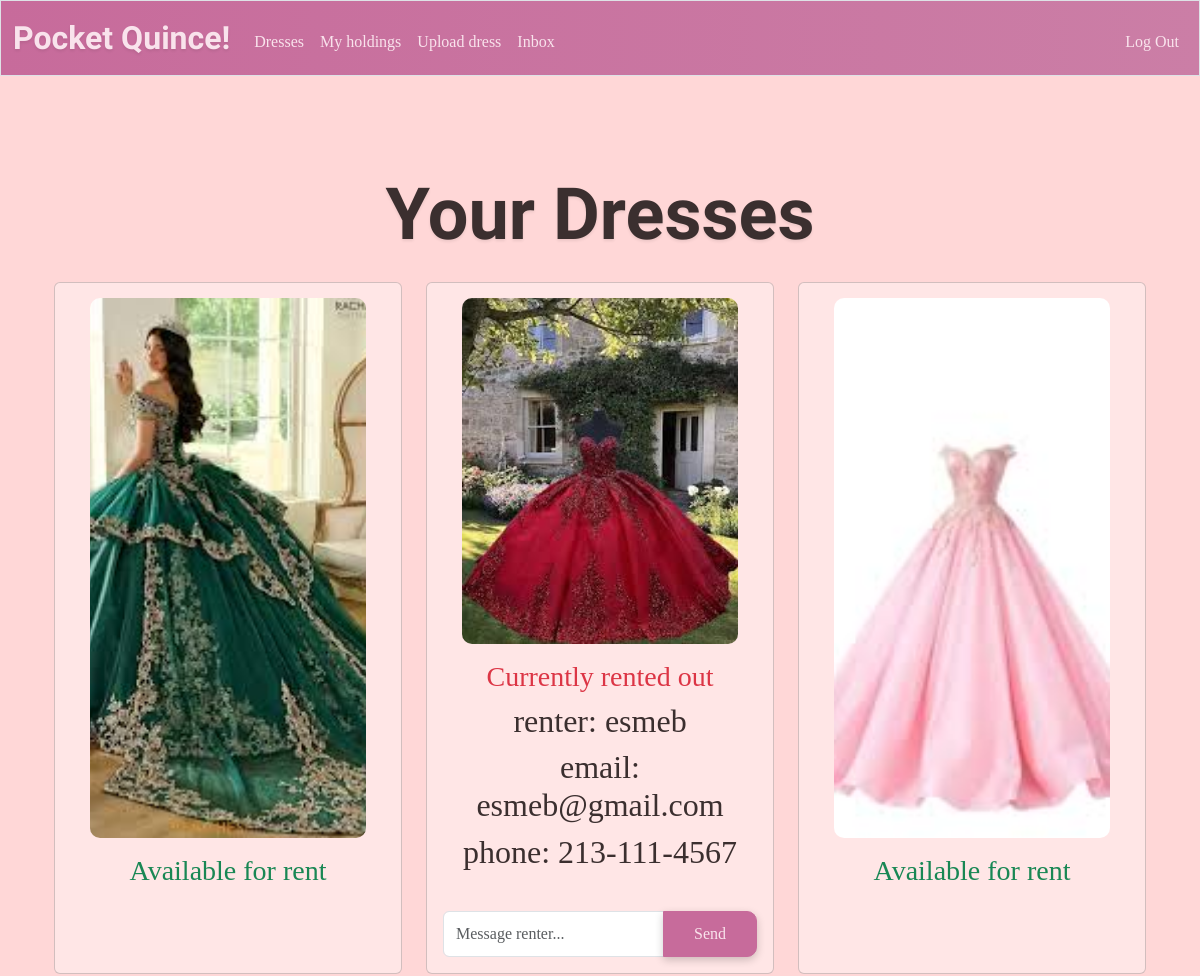
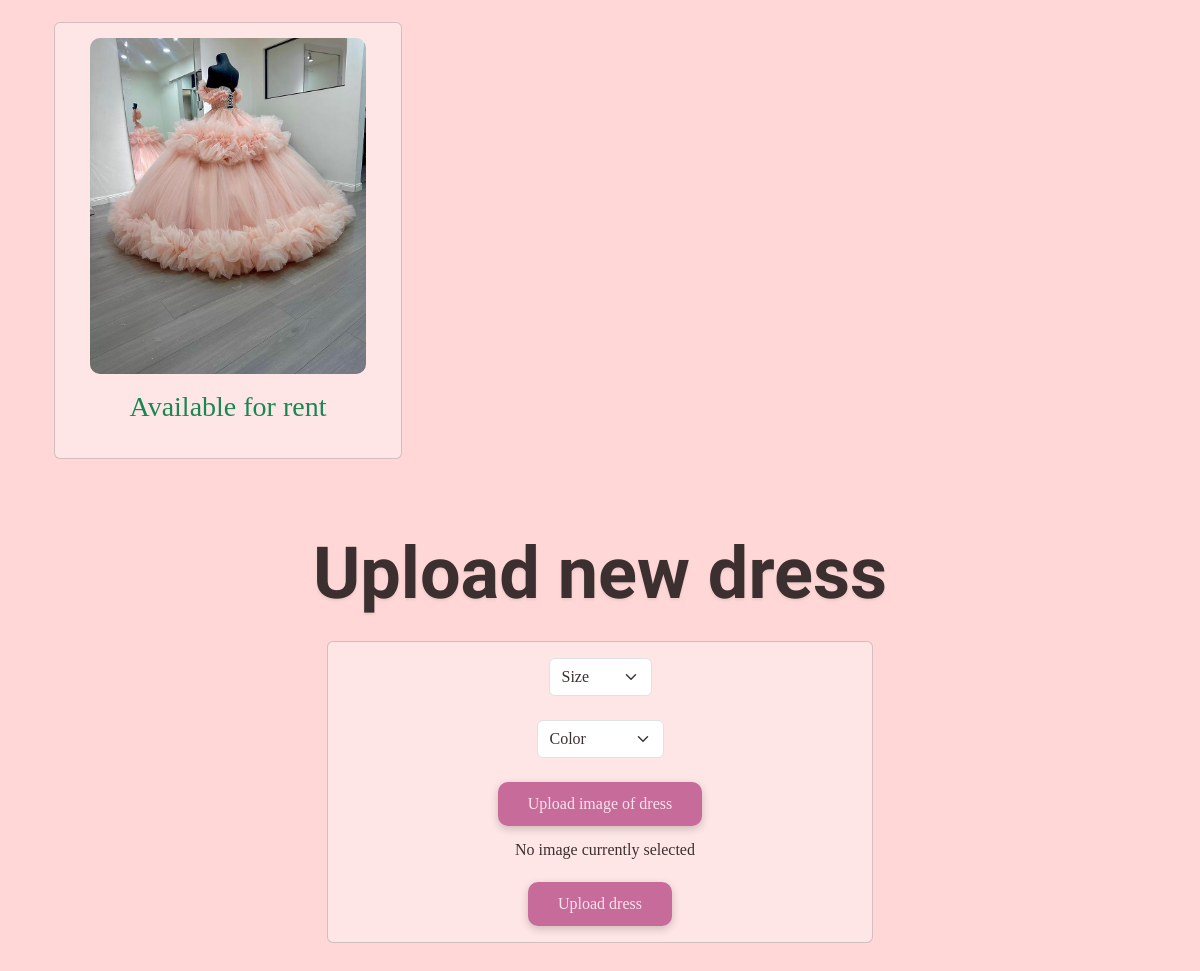
Page /upload (signed in) on the committed database (2 pictures, top to bottom).
### tables this page shows
CREATE TABLE dresses (
    id INTEGER PRIMARY KEY AUTOINCREMENT,
    size TEXT NOT NULL,
    color TEXT NOT NULL,
    owner INTEGER NOT NULL,
    image_url TEXT,
    time_posted TEXT NOT NULL DEFAULT CURRENT_TIMESTAMP,
    FOREIGN KEY (owner) REFERENCES users(id)
);

CREATE TABLE users (
id INTEGER PRIMARY KEY AUTOINCREMENT NOT NULL, 
username TEXT NOT NULL UNIQUE, 
email TEXT NOT NULL, 
phone TEXT NOT NULL, 
hash TEXT NOT NULL
);

### app.py (the view)
@app.route("/upload", methods=["GET", "POST"])
@login_required
def upload():
    if request.method == "POST":
        db = get_db() # Establish database connection to wardrobe.db
        size = request.form.get("size")
        if not size:
            return apology("Must input size")
        color = request.form.get("color")
        if not color:
            return apology("Must input color")
        image = request.files.get("dressImage")
        if not image:
            return apology("Must upload dress image")
        cur = db.execute("INSERT INTO dresses (size, color, owner) VALUES (?,?,?)",
            (size, color, session["user_id"]),)
        db.commit() # Save database changes
        dress_id = cur.lastrowid
        root, ext = os.path.splitext(secure_filename(image.filename))
        filename = f"{dress_id}{ext}"
        filepath = os.path.join(app.config["UPLOAD_FOLDER"], filename)
        image.save(filepath) # Writes image to file path
        image_url = url_for("static", filename=f"uploads/{filename}")
        db.execute("UPDATE dresses SET image_url = ? WHERE id = ?",
            (image_url, dress_id),)
        db.commit() # Commit database changes
        flash("Dress uploaded!")
        return redirect("/") # goes to dress catalog
    else: # Show all dress owned by current user, and renter information if any
        db = get_db() # Establish database connection to wardrobe.db
        dressesBuffer = db.execute("SELECT * FROM dresses WHERE owner = ?", (session["user_id"],)).fetchall()
        dresses = [] # Empty list for dresses to be added to
        for dress in dressesBuffer:
            dress = dict(dress)  # Convert row object to dictionary- so it's not readonly- to allow changes
            renter = db.execute("SELECT users.id as renter_id, users.username, users.email, users.phone FROM users JOIN holdings ON users.id = holdings.user_id WHERE holdings.dress_id = ? AND holdings.rent_end IS NULL", (dress["id"],)).fetchone()
            if renter: # Check if dress is rented out
                dress["renter_id"] = renter["renter_id"]
                dress["renter"] = renter["username"]
                dress["renter_email"] = renter["email"]
                dress["renter_phone"] = renter["phone"]
            else: # Dress is not rented out
                dress["renter_id"] = None
                dress["renter"] = None
                dress["renter_email"] = None
                dress["renter_phone"] = None
            dresses.append(dress) # Add new dress to total list, as dictionary
        return render_template("upload.html", dresses=dresses)

### app.py (called while the page is built)
def get_db():
    if "db" not in g: # Check if database connection already exists
        g.db = sqlite3.connect(DATABASE) # Open database and store connection for reuse
        g.db.row_factory = sqlite3.Row # Enable dictionary-like row access for reading
    return g.db # Return database connection

@app.after_request
def after_request(response):
    response.headers["Cache-Control"] = "no-cache, no-store, must-revalidate"
    response.headers["Expires"] = 0
    response.headers["Pragma"] = "no-cache"
    return response

### help.py (called while the page is built)
def login_required(f):
    @wraps(f)
    def decorated_function(*args, **kwargs):
        if session.get("user_id") is None:
            return redirect("/login")
        return f(*args, **kwargs)
    return decorated_function

### templates/upload.html (shortened to what this page needs)
{% extends "layout.html" %}
{% block main %}
    <h1 class = "imperial mb-4 mt-5">Your Dresses</h1>
    {% if dresses|length == 0 %}
        <h3 class = "body-font">You have not uploaded any dresses yet.</h3>
    {% else %}
        <div class="container">
            <div class="row">
                {% for dress in dresses %}
                    <div class = "col-md-4 mb-4">
                        <div class = "card dress-card">
                            <img class = "catalogImage mx-auto d-block" src = "{{ dress['image_url'] }}">
                            <div class = "card-body">
                                {% if dress.renter_id %}
                                    <h3 class = "body-font text-danger">Currently rented out</h3>
                                    <h2 class = "body-font">{{ "renter: " + dress["renter"] }}</h2>
                                    <h2 class = "body-font">{{ "email: " + dress["renter_email"]}}</h2>
                                    <h2 class = "body-font">{{ "phone: " + dress["renter_phone"]}}</h2>
                                    <br>
                                    <form action="/messages" method="post" class="mt-2">
                                        <div class="input-group">
                                            <input type="text" name="body" class="form-control body-font" placeholder="Message renter..." required>
                                            <button type="submit" class="btn btn-primary btn-sm body-font">Send</button>
                                        </div>
                                    </form>
                                {% else %}
                                    <h3 class = "body-font text-success">Available for rent</h3>
                                {% endif %}
                            </div>
                        </div>
                    </div>
                {% endfor %}
            {% endif %}
    <form action="/upload" method="post" enctype="multipart/form-data">
        <h1 class = "imperial mb-4 mt-5">Upload new dress</h1>
        <div class = " card p-3 text-center upload-card">
            <select class="form-select mx-auto w-auto body-font" name="size" required>
                <option value="" selected="">Size</option>
            </select>
            <br>
            <select class="form-select mx-auto w-auto body-font" name="color" required>
                <option value="" selected="">Color</option>
            </select>
            <br>
            <label for="image_uploads" class = "form-btn btn-primary body-font">Upload image of dress</label>
            <div class = "preview mt-2">
                <p class = "body-font">No image currently selected</p>
            </div>
            <button type="submit" class = "form-btn btn-primary block body-font">Upload dress</button>
        </div>
    </form>
{% endblock %}

### static/style.css (style rules this page uses)
body { background-color: #FFD7D7; }
.imperial { font-family: 'Imperial Script', cursive; text-shadow: 0px 2px 3px rgba(0,0,0,0.08); font-weight: 700; font-size: 450%; color: #3B2F2F; }
.body-font { font-family: 'Merriweather', serif; color: #3B2F2F }
.btn-primary { background-color: #C76B9B; color: #F9E3EC; border-color: #C76B9B; font-size: 1rem; border-radius: 10px; padding: 10px 30px; box-shadow: 0px 3px 8px rgba(0, 0, 0, 0.2); }
.catalogImage { width: 80%; height: 80%; max-height: 550px; object-fit: cover; object-position: center; border-radius: 10px; }
.dress-card { padding-top: 15px; height: 100%; }
.card { background-color: #FFE6E6; }
form p { line-height: 32px; padding-left: 10px; }
form label, form button { background-color: #C76B9B; border: 1px #C76B9B; padding: 5px 10px; border-radius: 900px; box-shadow: 0px 3px 8px rgba(0, 0, 0, 0.2); font-size: 0.8rem; height: auto; display: inline-block; width: auto; cursor: pointer; }
form .upload-card { width: 50%; margin: 0 auto; display: flex; flex-direction: column; align-items: center; }

### rows in the picture
dresses: image_url (picture), shows "Available for rent"
dresses: image_url (picture)
users: username "renter: esmeb", email "email: esmeb@gmail.com", phone "phone: 213-111-4567"
dresses: image_url (picture), shows "Available for rent"
dresses: image_url (picture), shows "Available for rent"
